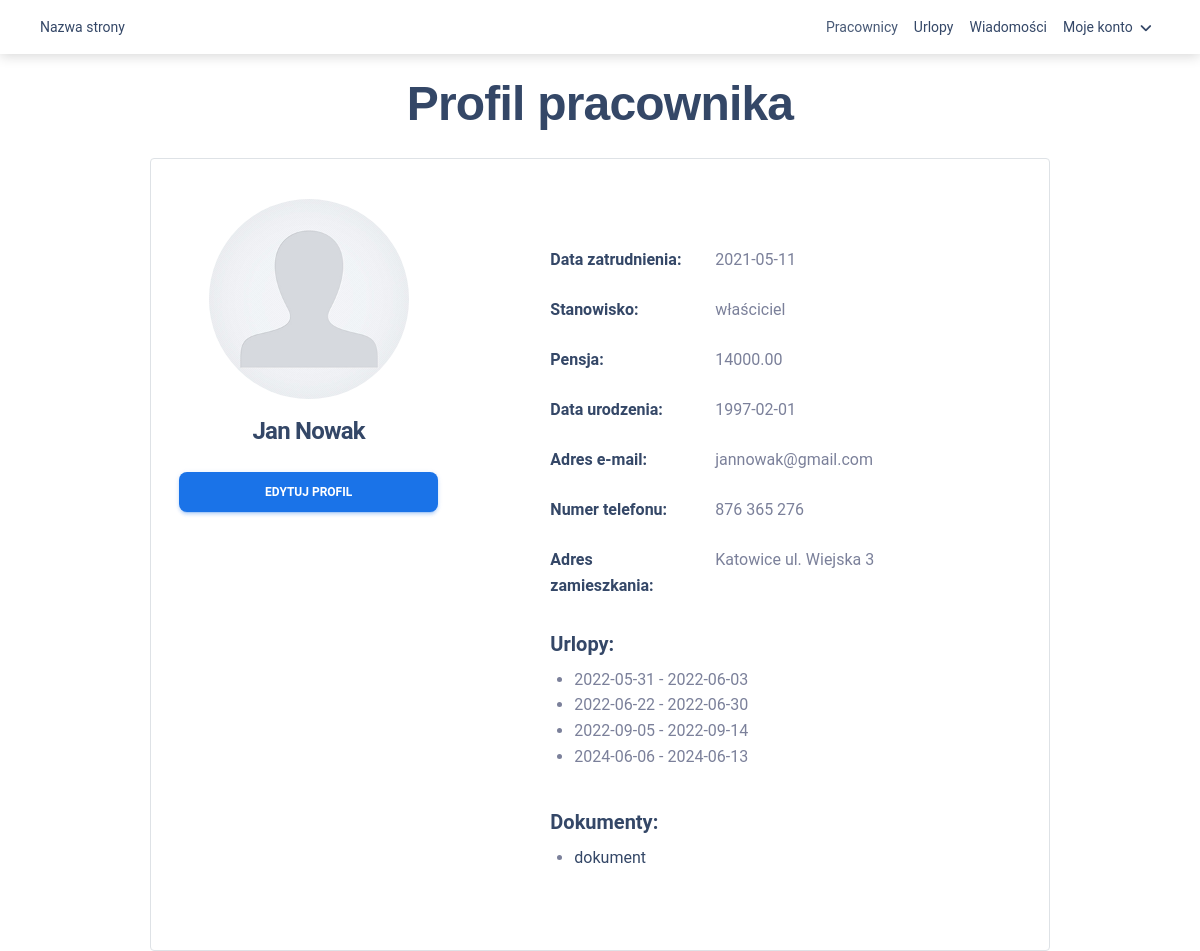
The page /profil.php (signed in) on the database its author committed.
### tables this page shows
CREATE TABLE `users` (
  `id` int(11) NOT NULL,
  `login` varchar(50) NOT NULL,
  `haslo` char(32) NOT NULL,
  `imie` varchar(40) NOT NULL,
  `nazwisko` varchar(40) NOT NULL,
  `stanowisko` varchar(100) NOT NULL,
  `pensja` decimal(8,2) NOT NULL,
  `zdjecie` varchar(100) NOT NULL,
  `data_zatrudnienia` date NOT NULL,
  `data_urodzenia` date NOT NULL,
  `adres_email` varchar(100) NOT NULL,
  `numer_telefonu` varchar(15) NOT NULL,
  `adres_zamieszkania` varchar(150) NOT NULL,
  `czy_admin` tinyint(1) NOT NULL DEFAULT 0,
  `dni_urlopu` int(11) NOT NULL DEFAULT 20
);

CREATE TABLE `urlopy` (
  `id` int(11) NOT NULL,
  `id_pracownika` int(11) NOT NULL,
  `od` date NOT NULL,
  `do` date NOT NULL,
  `dni` int(11) NOT NULL
);

CREATE TABLE `dokumenty` (
  `id` int(11) NOT NULL,
  `id_pracownika` int(11) NOT NULL,
  `nazwa` varchar(100) NOT NULL,
  `nazwa_pliku` varchar(50) NOT NULL
);

### includes/admin_check.php (called while the page is built)
<?php
    function is_admin($conn) {
        $zalogowany = $_SESSION["user"];
        $result = mysqli_query($conn, "SELECT czy_admin FROM users WHERE login = '$zalogowany'");
        $row = mysqli_fetch_assoc($result);
        return $row['czy_admin'];
    }
?>

### profil.php (the view, shortened to what this page needs)
<?php include 'includes/db.php';?>
<?php include 'includes/admin_check.php';?>
<?php
    if(isset($_POST["user"]) && is_admin($conn)) $user = $_POST["user"];
    else $user = $_SESSION["user"];
    $result = mysqli_query($conn, "SELECT * FROM users WHERE login = '$user'");
    $row = mysqli_fetch_assoc($result);
?>
<!DOCTYPE html>
<html lang="pl">
    <head>
        <link href="material/assets/css/nucleo-icons.css" rel="stylesheet" />
        <link href="material/assets/css/nucleo-svg.css" rel="stylesheet" />
        <link href="material/assets/css/nucleo-svg.css" rel="stylesheet" />
        <link id="pagestyle" href="material/assets/css/material-dashboard.css" rel="stylesheet" />
        <link rel="stylesheet" href="style.css">
    </head>
    <body>
        <?php include 'includes/header.php';?>
        <h1 class="page-title">Profil pracownika</h1>
        <div class="mx-auto w-75 border rounded p-4 mt-4">
            <div class="row">
                <div class="col-md-4 p-3">
                    <div class="d-flex justify-content-center">
                        <?php echo '<img src="img/'.$row["zdjecie"].'" class="avatar avatar-xxxl mb-3">'?>
                    </div>
                    <div class="h4 text-center mb-4">
                        <?php echo $row["imie"].' '.$row["nazwisko"];?>
                    </div>
                    <?php
                    if(is_admin($conn) || $user == $_SESSION['user']) {
                    echo '<div>
                        <form action="edytuj.php" method="post">
                            <input class="hide" name="user" value="'.$row['login'].'">
                            <button class="w-100 btn btn-info" type="submit" name="edytuj">Edytuj profil</button>
                        </form>
                    </div>';
                    }
                    if(is_admin($conn) && $user != $_SESSION['user']) {
                    echo '<div>
                        <button class="w-100 btn btn-primary" data-bs-toggle="modal" data-bs-target="#usun">Usuń pracownika</button>
                    </div>';
                    }
                    ?>
                </div>
                <div class="col-md-8 p-3 ps-md-7 pt-md-5">
                    <div class="row my-3">
                        <div class="col-xl-4 h6">
                            Data zatrudnienia:
                        </div>
                        <div class="col-xl-8">
                            <?php echo $row["data_zatrudnienia"];?>
                        </div>
                    </div>
                    <div class="row my-3">
                        <div class="col-xl-4 h6">
                            Stanowisko:
                        </div>
                        <div class="col-xl-8">
                            <?php echo $row["stanowisko"];?>
                        </div>
                    </div>
                    <div class="row my-3">
                        <div class="col-xl-4 h6">
                            Pensja:
                        </div>
                        <div class="col-xl-8">
                            <?php echo $row["pensja"];?>
                        </div>
                    </div>
                    <div class="row my-3">
                        <div class="col-xl-4 h6">
                            Data urodzenia:
                        </div>
                        <div class="col-xl-8">
                            <?php echo $row["data_urodzenia"];?>
                        </div>
                    </div>
                    <div class="row my-3">
                        <div class="col-xl-4 h6">
                            Adres e-mail:
                        </div>
                        <div class="col-xl-8">
                            <?php echo $row["adres_email"];?>
                        </div>
                    </div>
                    <div class="row my-3">
                        <div class="col-xl-4 h6">
                            Numer telefonu:
                        </div>
                        <div class="col-xl-8">
                            <?php echo $row["numer_telefonu"];?>
                        </div>
                    </div>
                    <div class="row my-3">
                        <div class="col-xl-4 h6">
                            Adres zamieszkania:
                        </div>
                        <div class="col-xl-8">
                            <?php echo $row["adres_zamieszkania"];?>
                        </div>
                    </div>
                    <div class="row my-4">
                    <div class="h5">Urlopy:</div>
                    <ul class="ms-4">
                        <?php
                            $id = $row["id"];
                            $result = mysqli_query($conn, "SELECT * FROM urlopy WHERE id_pracownika = $id");
                            while($row2 = mysqli_fetch_assoc($result)) {
                                echo "<li>".$row2['od']." - ".$row2['do']."</li>";
                            }
                        ?>
                        </ul>
                    </div>
                    <div class="row my-4">
                        <div class="h5">Dokumenty:</div>
                        <ul class="ms-4">
                        <?php
                            $result = mysqli_query($conn, "SELECT * FROM dokumenty WHERE id_pracownika=$id");
                            while($row2 = mysqli_fetch_assoc($result)) {
                                echo "<li><a href='dokumenty/".$row2['nazwa_pliku']."'>".$row2['nazwa']."</a></li>";
                            }
                        ?>
                        </ul>
                    </div>
                </div>
            </div>
        </div>
    </body>
</html>

### includes/header.php (shortened to what this page needs)
<nav class="navbar navbar-expand-lg navbar-light bg-light">
  <div class="container-fluid">
    <a class="navbar-brand" href="index.php">Nazwa strony</a>
    <div class="collapse navbar-collapse flex-row-reverse" id="navbarNav">
      <ul class="navbar-nav">
        <?php
        if(is_admin($conn)) {
        echo '<li class="nav-item">
          <a class="nav-link active" aria-current="page" href="index.php">Pracownicy</a>
        </li>';
        }
        ?>
        <li class="nav-item">
          <a class="nav-link" href="urlopy.php">Urlopy</a>
        </li>
        <li class="nav-item">
          <a class="nav-link" href="wiadomosci.php">Wiadomości</a>
        </li>
        <li class="nav-item dropdown">
          <a class="nav-link dropdown-toggle" href="#" id="navbarDropdownMenuLink" role="button" data-bs-toggle="dropdown" aria-expanded="false">
            Moje konto
          </a>
        </li>
      </ul>
    </div>
  </div>
</nav>

### style.css (style rules this page uses)
.page-title { text-align: center; margin-top: 20px; }
.avatar-xxxl { width: 200px !important; height: 200px !important; }

### rows shown on the page
users: zdjecie (placeholder picture), imie "Jan", nazwisko "Nowak", data_zatrudnienia "2021-05-11", stanowisko "właściciel", pensja "14000.00", data_urodzenia "1997-02-01", adres_email "jannowak@gmail.com", numer_telefonu "876 365 276", adres_zamieszkania "Katowice ul. Wiejska 3"
urlopy: od "2022-05-31", do "2022-06-03"
urlopy: od "2022-06-22", do "2022-06-30"
urlopy: od "2022-09-05", do "2022-09-14"
urlopy: od "2024-06-06", do "2024-06-13"
dokumenty: nazwa "dokument"
